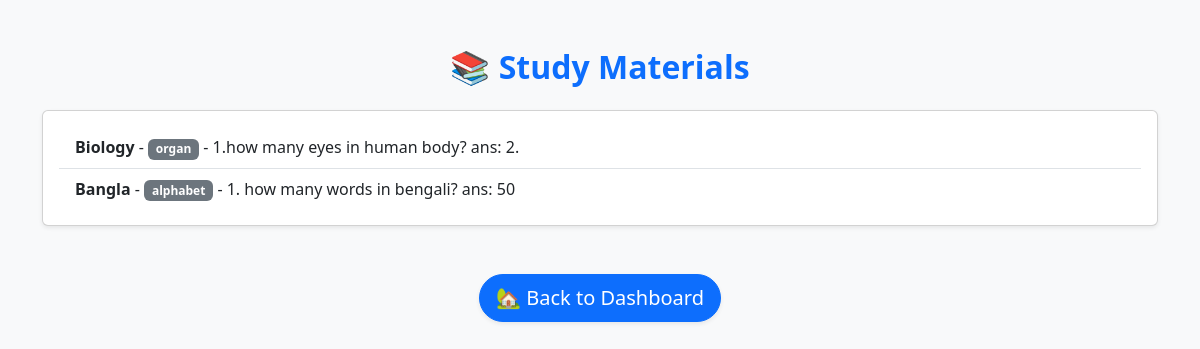
Screenshot of /view-materials/ (signed in) with the database file from the repository.
### app1/models.py (models this page shows, shortened)
class StudyMaterial(models.Model):
    course = models.ForeignKey(Course, on_delete=models.CASCADE)
    type = models.CharField(max_length=50)
    content = models.TextField()

class Course(models.Model):
    title = models.CharField(max_length=200)
    description = models.TextField()
    students = models.ManyToManyField('Student', related_name='course_set')

### app1/views.py (the view)
# urls.py: path('view-materials/', view_study_material_view, name='view_study_material_page'),
@login_required
def view_study_material_view(request):
    user = request.user
    try:
        student = Student.objects.get(user=user)
    except Student.DoesNotExist:
        messages.error(request, "Student profile not found.")
        return redirect('student_dashboard')  # or another appropriate page
    courses = student.course_set.all()  # assuming ManyToMany between Student and Course
    materials = StudyMaterial.objects.filter(course__in=courses)
    return render(request, 'app1/View_study_material.html', {'materials': materials})

### app1/templates/app1/view_study_material.html (shortened to what this page needs)
<!DOCTYPE html>
<html lang="en">
<head>
    <link href="https://cdn.jsdelivr.net/npm/bootstrap@5.3.0/dist/css/bootstrap.min.css" rel="stylesheet">
</head>
<body class="bg-light">
    <div class="container my-5">
        <div class="text-center mb-4">
            <h2 class="fw-bold text-primary">📚 Study Materials</h2>
        </div>
        {% if materials %}
            <div class="card shadow-sm">
                <div class="card-body">
                    <ul class="list-group list-group-flush">
                        {% for material in materials %}
                            <li class="list-group-item">
                                <strong>{{ material.course.title }}</strong> -
                                <span class="badge bg-secondary">{{ material.type }}</span> -
                                {{ material.content }}
                            </li>
                        {% endfor %}
                    </ul>
                </div>
            </div>
        {% else %}
            <div class="alert alert-warning text-center" role="alert">
                No study materials available.
            </div>
        {% endif %}
        <div class="text-center mt-5">
            <a href="{% url 'dashboard' %}" class="btn btn-primary btn-lg rounded-pill shadow-sm">
                🏡 Back to Dashboard
            </a>
        </div>
    </div>
</body>
</html>

### rows the page displays
StudyMaterial: course "Biology", type "organ", content "1.how many eyes in human body? ans: 2."
StudyMaterial: course "Bangla", type "alphabet", content "1. how many words in bengali? ans: 50"
